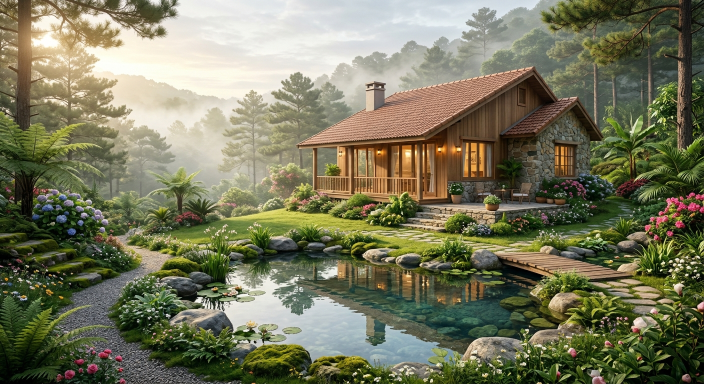
#> input picture assets/scene.png, 1408 x 768 px, found by its file name (shown at 1/2 size)
$ python make_masks.py
#> lines starting #> are read from the running program, lines starting #| are printed output that depends on the picture
"""Build assets/depth.png, assets/masks.png and src/pond-data.js from assets/scene.png.

Usage: python tools/make_masks.py <raw_depth.png> [overlay_out_dir]
  raw_depth.png comes from tools/make_depth.mjs (Depth Anything V2 Small, white = near).
masks.png channels: R = open water (lily pads and rocks removed), G = foliage allowed to sway,
B = warm lights. All shapes below are hand-traced in source pixels (1408x768).
"""
import sys, json
import numpy as np
from PIL import Image, ImageDraw, ImageFilter
from scipy import ndimage as ndi

W, H = 1408, 768
scene = Image.open('assets/scene.png').convert('RGB')
assert scene.size == (W, H)
rgb = np.asarray(scene).astype(np.float32) / 255
hsv = np.asarray(scene.convert('HSV')).astype(np.float32) / 255
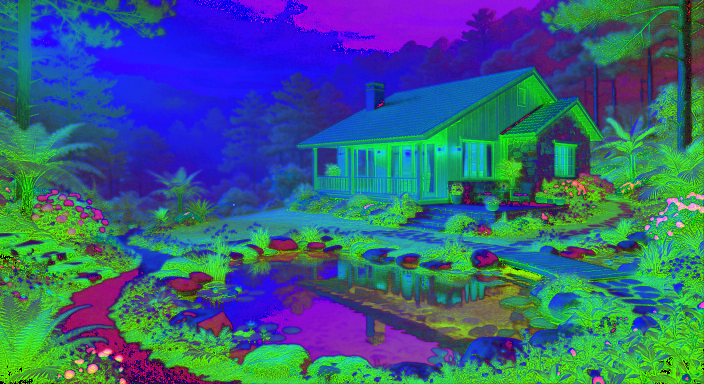
#> hsv: shape (768, 1408, 3) float32 (shown at 1/2 size); mean R, G, B 0.219, 0.378, 0.493

POND = [(470,512),(560,506),(640,506),(700,512),(735,520),(785,530),(840,537),(900,545),(950,547),
        (1000,550),(1060,555),(1085,566),(1070,590),(1095,600),(1100,625),(1120,640),(1110,660),
        (1065,662),(1055,671),(1010,667),(960,671),(935,685),(922,708),(905,728),(870,722),(790,722),(745,712),
        (700,712),(625,705),(600,690),(520,688),(480,690),(468,655),(445,618),(400,612),(396,596),
        (428,550),(452,532),(465,518)]
PADS = [
    [(398,568),(450,562),(500,570),(537,580),(532,594),(495,606),(430,604),(395,592)],
    [(470,656),(500,645),(556,644),(562,655),(600,654),(607,668),(592,681),(572,691),(478,691)],
    [(878,537),(1012,540),(1017,560),(992,573),(958,569),(888,553)],
    [(856,700),(896,697),(907,726),(860,723)],
]
HOUSE = [(590,130),(1210,130),(1210,420),(590,420)]
LIGHTS = [(705,280),(1165,280),(1165,356),(705,356)]
BRIDGE = [(985,498),(1270,520),(1270,565),(1000,560)]

def poly_mask(points):
    m = Image.new('L', (W, H), 0)
    ImageDraw.Draw(m).polygon(points, fill=255)
    return np.asarray(m).astype(np.float32) / 255

def blur(a, r):
    return ndi.gaussian_filter(a, r)

# --- depth -----------------------------------------------------------------
#> (the run stopped early here; a loop or call above may not have finished)
